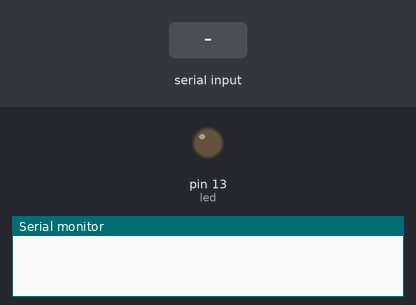
The sketch below on a simulated Arduino Uno, built with avr-gcc and run on an emulated ATmega328P. Shown: output pins drawn as LEDs (lit = HIGH), the last lines printed to the serial monitor. The test bench sets the inputs (shaded band).

Above: at 1.2 s.
1.3 s: "H" received over Serial
At 1.6 s:
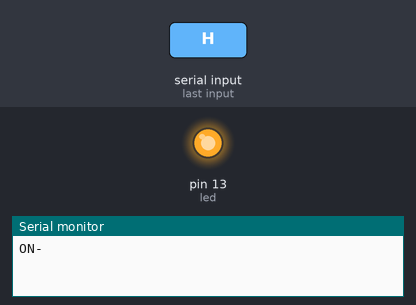
2.8 s: "L" received over Serial
At 4.0 s:
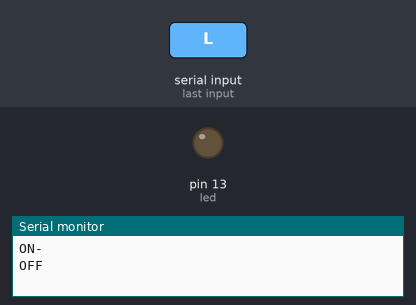
Timing chart, 0 to 5.8 s (numbered marks = the images above; inputs shaded):
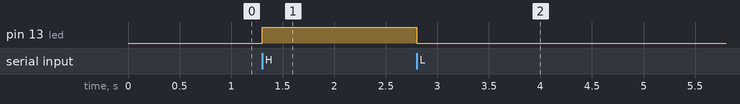

Measured:
- after the input at 1.3 s, pin 13 (led): LOW → HIGH at once
- after the input at 2.8 s, pin 13 (led): HIGH → LOW at once

The sketch:

arduino_script_sphere.ino
```cpp
//this is the code to be loaded onto the arduion that controls the integrating sphere

int led = 13;
int incomingByte = 0;

void setup() {
    pinMode(led, OUTPUT);

    //Setup Serial Port with baud rate of 9600
    Serial.begin(9600);
}

void loop() {
    if (Serial.available() > 0) {
        // read the incoming byte:
        incomingByte = Serial.read();

        if(incomingByte == 'H'){
            digitalWrite(led, HIGH);
            Serial.println("ON-");
        }else if(incomingByte == 'L'){
            digitalWrite(led, LOW);
            Serial.println("OFF");
        }

    }
}
```
